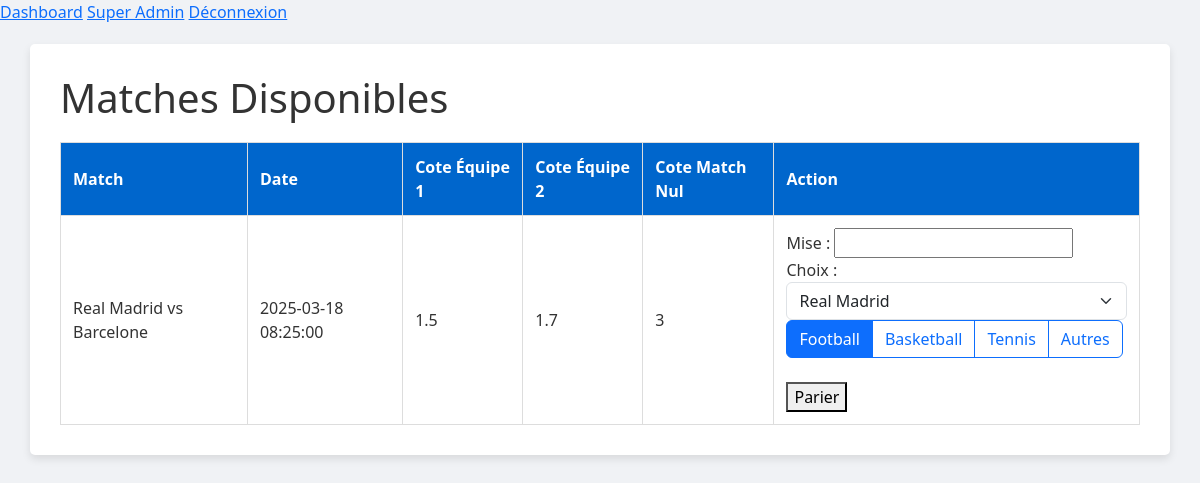
The app's page /matches.php?category=football (signed in) with its own data.
### tables this page shows
CREATE TABLE `matches` (
  `id` int(11) NOT NULL,
  `team1` varchar(50) NOT NULL,
  `team2` varchar(50) NOT NULL,
  `odds_team1` float NOT NULL,
  `odds_team2` float NOT NULL,
  `odds_draw` float NOT NULL,
  `event_date` datetime NOT NULL,
  `category` varchar(50) NOT NULL DEFAULT 'football'
);

### matches.php (the view, shortened to what this page needs)
<?php
require 'includes/config.php';
$stmt = $pdo->query("SELECT * FROM matches WHERE event_date >= NOW() ORDER BY event_date ASC");
$matches = $stmt->fetchAll();
$category = $_GET['category'] ?? 'all';
$query = "SELECT * FROM matches WHERE event_date >= NOW()";
if(in_array($category, ['football', 'basketball', 'tennis', 'autres'])) {
    $query .= " AND category = '$category'";
}
$matches = $pdo->query($query . " ORDER BY event_date ASC")->fetchAll();
?>
<!DOCTYPE html>
<html lang="fr">
<head>
    <link href="https://cdn.jsdelivr.net/npm/bootstrap@5.3.0/dist/css/bootstrap.min.css" rel="stylesheet">
    <link rel="stylesheet" href="css/style.css">
</head>
<body>
    <?php include 'includes/header.php'; ?>
    <div class="container">
        <h1>Matches Disponibles</h1>
        <?php if (count($matches) === 0): ?>
            <p>Aucun match disponible pour le moment.</p>
        <?php else: ?>
            <table>
                <thead>
                    <tr>
                        <th>Match</th>
                        <th>Date</th>
                        <th>Cote <?php echo htmlspecialchars('Équipe 1'); ?></th>
                        <th>Cote <?php echo htmlspecialchars('Équipe 2'); ?></th>
                        <th>Cote Match Nul</th>
                        <th>Action</th>
                    </tr>
                </thead>
                <tbody>
                    <?php foreach ($matches as $match): ?>
                    <tr>
                        <td><?php echo htmlspecialchars($match['team1']) . " vs " . htmlspecialchars($match['team2']); ?></td>
                        <td><?php echo htmlspecialchars($match['event_date']); ?></td>
                        <td><?php echo htmlspecialchars($match['odds_team1']); ?></td>
                        <td><?php echo htmlspecialchars($match['odds_team2']); ?></td>
                        <td><?php echo htmlspecialchars($match['odds_draw']); ?></td>
                        <td>
                            <form action="place_bet.php" method="post">
                                <label for="bet_amount_<?php echo $match['id']; ?>">Mise :</label>
                                <input type="number" name="bet_amount" id="bet_amount_<?php echo $match['id']; ?>" min="1" required>
                                <label for="chosen_team_<?php echo $match['id']; ?>">Choix :</label>
<select name="chosen_team" class="form-select" required>
    <option value="team1"><?= htmlspecialchars($match['team1']) ?></option>
</select>
<div class="mb-4">
    <div class="btn-group">
        <a href="?category=football" class="btn btn-outline-primary <?= $category === 'football' ? 'active' : '' ?>">
            Football
        </a>
        <a href="?category=basketball" class="btn btn-outline-primary <?= $category === 'basketball' ? 'active' : '' ?>">
            Basketball
        </a>
        <a href="?category=tennis" class="btn btn-outline-primary <?= $category === 'tennis' ? 'active' : '' ?>">
            Tennis
        </a>
        <a href="?category=autres" class="btn btn-outline-primary <?= $category === 'autres' ? 'active' : '' ?>">
            Autres
        </a>
    </div>
</div>                        <button type="submit">Parier</button>
                            </form>
                        </td>
                    </tr>
                    <?php endforeach; ?>
                </tbody>
            </table>
        <?php endif; ?>
    </div>
</body>
</html>

### css/style.css (style rules this page uses)
body { font-family: 'Segoe UI', Tahoma, Geneva, Verdana, sans-serif; background-color: #f0f2f5; color: #333; margin: 0; padding: 0; }
.container { margin: 20px auto; background-color: #fff; padding: 30px; border-radius: 5px; box-shadow: 0 4px 8px rgba(0,0,0,0.1); }
table { width: 100%; border-collapse: collapse; margin-top: 20px; }
table, th, td { border: 1px solid #ddd; }
th, td { padding: 12px; text-align: left; }
th { background-color: #0066cc; color: #fff; }

### records on screen
matches: team1 "Real Madrid", team2 "Barcelone", event_date "2025-03-18 08:25:00", odds_team1 "1.5", odds_team2 "1.7", odds_draw "3", chosen_team "Real Madrid"
